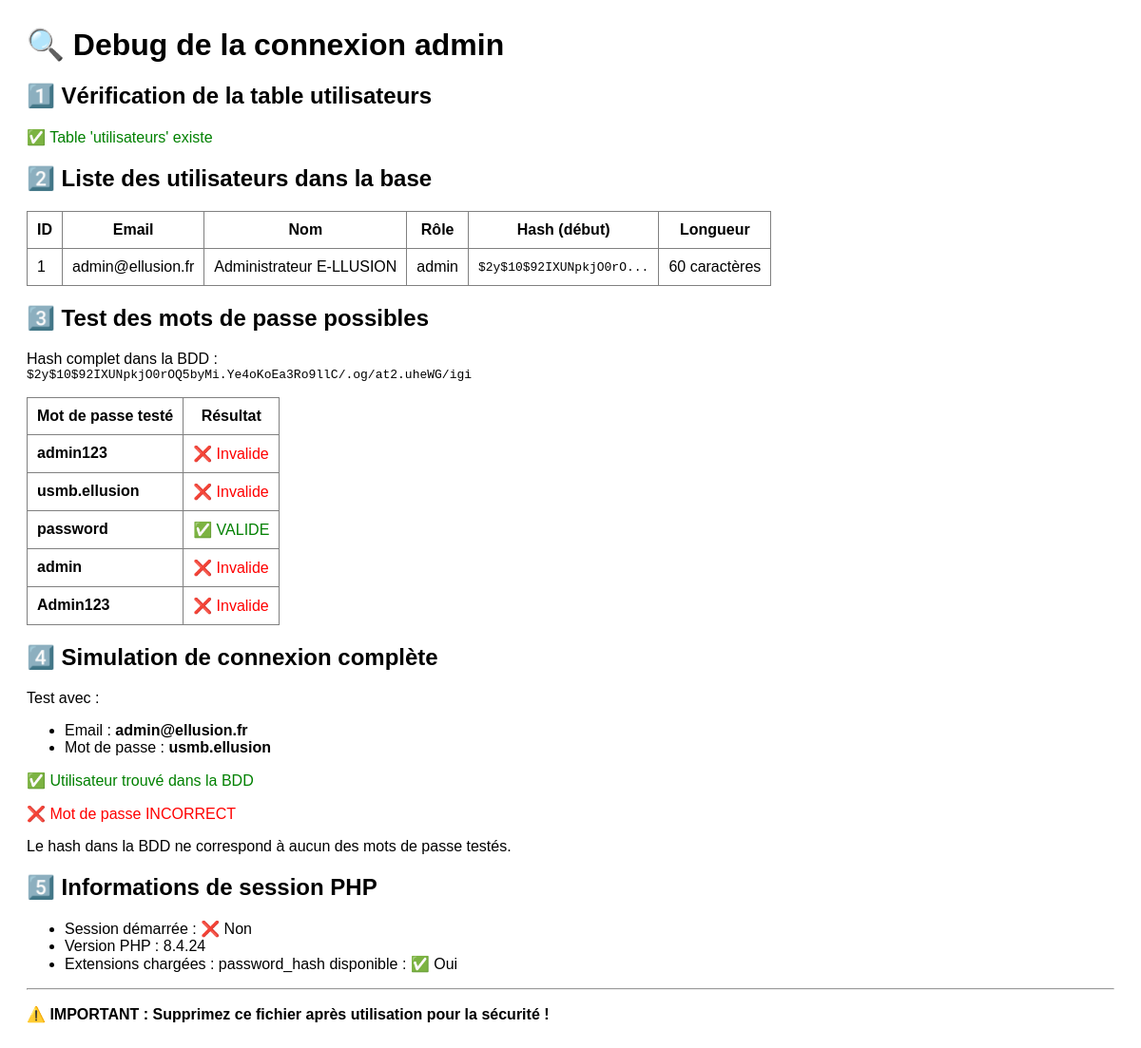
The page /debug-login.php on the database as committed earlier.
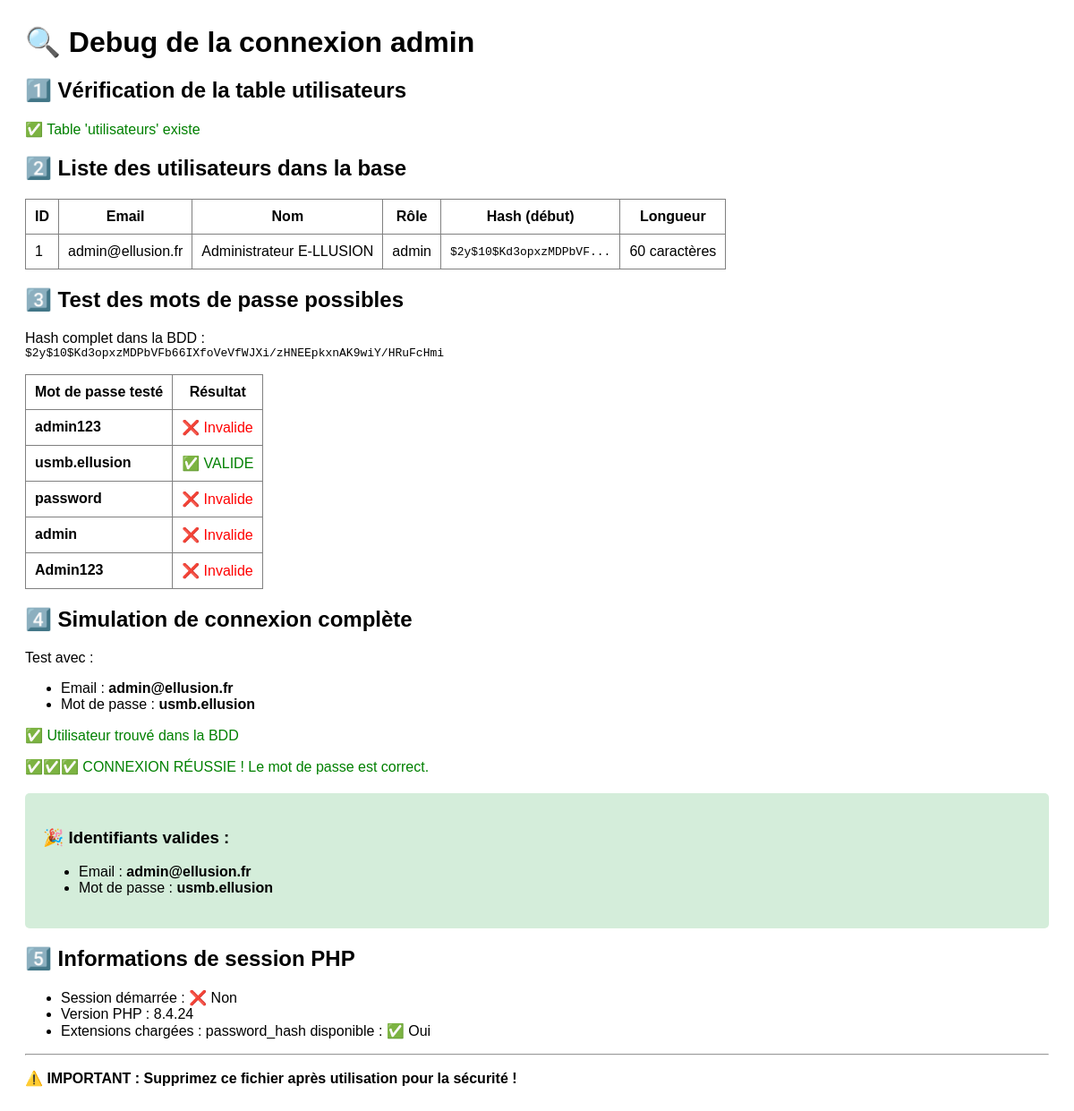
The same page on the database as committed later.
### tables this page shows
CREATE TABLE `utilisateurs` (
  `id_utilisateur` int(11) NOT NULL AUTO_INCREMENT,
  `email` varchar(255) NOT NULL COMMENT 'Email de connexion',
  `mot_de_passe` varchar(255) NOT NULL COMMENT 'Mot de passe hashé (password_hash)',
  `nom` varchar(100) NOT NULL COMMENT 'Nom de utilisateur',
  `prenom` varchar(100) NOT NULL COMMENT 'Prénom de utilisateur',
  `role` enum('admin','referent') NOT NULL DEFAULT 'referent' COMMENT 'Rôle de utilisateur',
  `agence` varchar(100) DEFAULT NULL COMMENT 'Agence ou département (optionnel)',
  PRIMARY KEY (`id_utilisateur`),
  UNIQUE KEY `email` (`email`)
);

### debug-login.php (the view, shortened to what this page needs)
<?php
echo "<h1>🔍 Debug de la connexion admin</h1>";
try {
    $pdo = getPDO();
    echo "<h2>1️⃣ Vérification de la table utilisateurs</h2>";
    $stmt = $pdo->query("SHOW TABLES LIKE 'utilisateurs'");
    if ($stmt->rowCount() > 0) {
        echo "<p class='success'>✅ Table 'utilisateurs' existe</p>";
    } else {
        echo "<p class='error'>❌ Table 'utilisateurs' n'existe PAS</p>";
        die();
    }
    echo "<h2>2️⃣ Liste des utilisateurs dans la base</h2>";
    $stmt = $pdo->query("SELECT id_utilisateur, email, nom, prenom, role, LEFT(mot_de_passe, 20) as mdp_debut, LENGTH(mot_de_passe) as mdp_longueur FROM utilisateurs");
    $users = $stmt->fetchAll();
    echo "<table border='1' cellpadding='10' style='border-collapse:collapse;'>";
    echo "<tr><th>ID</th><th>Email</th><th>Nom</th><th>Rôle</th><th>Hash (début)</th><th>Longueur</th></tr>";
    foreach ($users as $user) {
        echo "<tr>";
        echo "<td>{$user['id_utilisateur']}</td>";
        echo "<td>{$user['email']}</td>";
        echo "<td>{$user['nom']} {$user['prenom']}</td>";
        echo "<td>{$user['role']}</td>";
        echo "<td><code>{$user['mdp_debut']}...</code></td>";
        echo "<td>{$user['mdp_longueur']} caractères</td>";
        echo "</tr>";
    }
    echo "</table>";
    echo "<h2>3️⃣ Test des mots de passe possibles</h2>";
    $stmt = $pdo->prepare("SELECT mot_de_passe FROM utilisateurs WHERE email = :email");
    $stmt->execute([':email' => 'admin@ellusion.fr']);
    $user = $stmt->fetch();
    $hashFromDB = $user['mot_de_passe'];
    echo "<p>Hash complet dans la BDD :<br><code>{$hashFromDB}</code></p>";
    $testPasswords = [
        'admin123',
        'usmb.ellusion',
        'password',
        'admin',
        'Admin123'
    ];
    echo "<table border='1' cellpadding='10' style='border-collapse:collapse;'>";
    echo "<tr><th>Mot de passe testé</th><th>Résultat</th></tr>";
    foreach ($testPasswords as $testPwd) {
        $isValid = password_verify($testPwd, $hashFromDB);
        $result = $isValid ? "<span class='success'>✅ VALIDE</span>" : "<span class='error'>❌ Invalide</span>";
        echo "<tr><td><strong>{$testPwd}</strong></td><td>{$result}</td></tr>";
    }
    echo "</table>";
    echo "<h2>4️⃣ Simulation de connexion complète</h2>";
    $email = 'admin@ellusion.fr';
    $password = 'usmb.ellusion';
    echo "<p>Test avec :</p>";
    echo "<ul>";
    echo "<li>Email : <strong>{$email}</strong></li>";
    echo "<li>Mot de passe : <strong>{$password}</strong></li>";
    echo "</ul>";
    $stmt = $pdo->prepare("SELECT * FROM utilisateurs WHERE email = :email");
    $stmt->execute([':email' => $email]);
    $utilisateur = $stmt->fetch();
    if ($utilisateur) {
        echo "<p class='success'>✅ Utilisateur trouvé dans la BDD</p>";
        if (password_verify($password, $utilisateur['mot_de_passe'])) {
            echo "<p class='success'>✅✅✅ CONNEXION RÉUSSIE ! Le mot de passe est correct.</p>";
            echo "<div style='background:#d4edda;padding:20px;border-radius:5px;margin:20px 0;'>";
            echo "<h3>🎉 Identifiants valides :</h3>";
            echo "<ul>";
            echo "<li>Email : <strong>admin@ellusion.fr</strong></li>";
            echo "<li>Mot de passe : <strong>usmb.ellusion</strong></li>";
            echo "</ul>";
            echo "</div>";
        } else {
            echo "<p class='error'>❌ Mot de passe INCORRECT</p>";
            echo "<p>Le hash dans la BDD ne correspond à aucun des mots de passe testés.</p>";
        }
    } else {
        echo "<p class='error'>❌ Utilisateur non trouvé avec cet email</p>";
    }
    echo "<h2>5️⃣ Informations de session PHP</h2>";
    echo "<ul>";
    echo "<li>Session démarrée : " . (session_status() === PHP_SESSION_ACTIVE ? "✅ Oui" : "❌ Non") . "</li>";
    echo "<li>Version PHP : " . phpversion() . "</li>";
    echo "<li>Extensions chargées : password_hash disponible : " . (function_exists('password_hash') ? "✅ Oui" : "❌ Non") . "</li>";
    echo "</ul>";
} catch (Exception $e) {
    echo "<p class='error'>❌ Erreur : " . $e->getMessage() . "</p>";
}
echo "<hr>";
echo "<p><strong>⚠️ IMPORTANT : Supprimez ce fichier après utilisation pour la sécurité !</strong></p>";
?>

Rows that differ between the two databases and show on the page:
changed utilisateurs "admin@ellusion.fr": mdp_debut "$2y$10$92IXUNpkjO0rO" → "$2y$10$Kd3opxzMDPbVF"; mot_de_passe "$2y$10$92IXUNpkjO0rOQ5byMi.Ye4oKoEa3Ro9llC/.og/at2.uheWG/igi" → "$2y$10$Kd3opxzMDPbVFb66IXfoVeVfWJXi/zHNEEpkxnAK9wiY/HRuFcHmi"
Other text that changed with them:
list line gone: "❌ Invalide"
new list line: "✅ VALIDE"
list line gone: "✅ VALIDE"
new list line: "❌ Invalide"
text no longer shown: "❌ Mot de passe INCORRECT Le hash dans la BDD ne correspond à aucun des mots de passe testés."
text now shown: "✅✅✅ CONNEXION RÉUSSIE ! Le mot de passe est correct. 🎉 Identifiants valides : Email : admin@ellusion.fr Mot de passe : usmb.ellusion"
